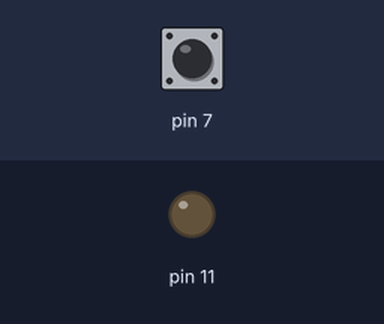
Bench run of a program on a simulated Raspberry Pi (header pin numbers). Parts: output pins drawn as LEDs (lit = HIGH). The inputs (shaded band) are chosen by the test bench; at power-on: pin 7 HIGH. What the program prints to the terminal is not drawn.

Above: at 1.2 s.
1.3 s: pin 7 pulled LOW for 1 s
At 3.4 s:
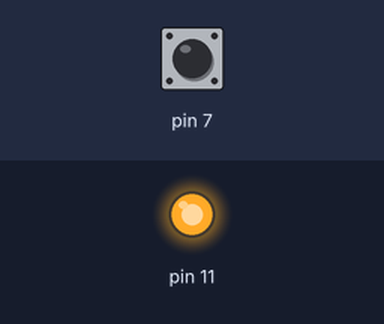
3.8 s: pin 7 pulled LOW for 3.2 s
At 4.55 s:
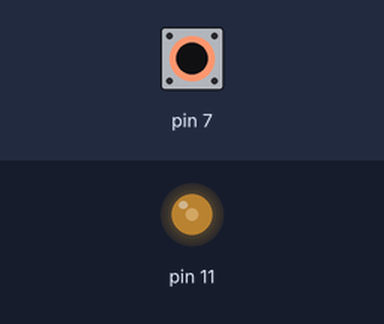
At 6.65 s:
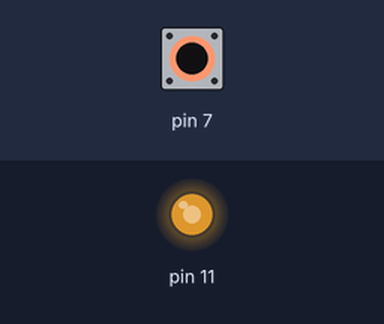
Timing chart, 0 to 8.5 s (numbered marks = the images above; inputs shaded):
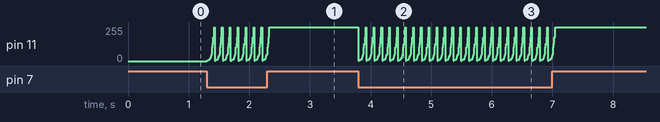

Measured:
- after the input at 1.3 s, pin 11: 0/255 → 3/255 at once, then repeats every 0.13 s: 5/255 0.01 s, 8/255 0.01 s, 10/255 0.01 s, 13/255 0.01 s, 15/255 0.01 s, 26/255 0.01 s, 38/255 0.01 s, 51/255 0.01 s, 102/255 0.01 s, 128/255 0.01 s, 179/255 0.01 s, 255/255 0.01 s, 3/255 0.01 s, until it stays 255/255 from 2.3 s
- after the input at 3.8 s, pin 11: 255/255 → 3/255 at once, then repeats every 0.13 s: 5/255 0.01 s, 8/255 0.01 s, 10/255 0.01 s, 13/255 0.01 s, 15/255 0.01 s, 26/255 0.01 s, 38/255 0.01 s, 51/255 0.01 s, 102/255 0.01 s, 128/255 0.01 s, 179/255 0.01 s, 255/255 0.01 s, 3/255 0.01 s, until it stays 255/255 from 7.0 s

The program:

main.py
```python
#-*-coding:utf-8-*-
from GonnichiwaGpio import GonnichiwaGpio


def main():
    gonGpio = GonnichiwaGpio(gpioPin_input=7, gpio_led=11)
    gonGpio.start()


if __name__ == "__main__":
    main()
    pass
```

GonnichiwaGpio.py
```python
#-*-coding:UTF-8-*-
import RPi.GPIO as GPIO
import time
from SwitchInput import SwitchInput

import traceback

class GonnichiwaGpio:
    def __init__(self, gpioPin_input=7, gpio_led=11, pwmHz=100):
        # Constructor parameter
        self.GPIO_INPUT = gpioPin_input # 생성자 파라미터
        self.GPIO_LED   = gpio_led
        # pwm SET
        GPIO.setmode(GPIO.BOARD)
        # LED 연결 setup
        GPIO.setup(self.GPIO_LED, GPIO.OUT, initial=GPIO.LOW)
        # 7번GPIO핀 초기설정.
        GPIO.setup(self.GPIO_INPUT, GPIO.IN, pull_up_down=GPIO.PUD_UP)
        self.pwm        = GPIO.PWM(self.GPIO_LED, pwmHz)
        self.pwm.start(0)
        # pwm dutyRatio Array
        self.dutyValues = []

    def __gpioCleanup(self): # private method (객체 외부에서 사용할 수 없다.)
        self.pwm.stop()  # pwm stop
        GPIO.cleanup()   # gpio stop

    def __setDutyRatioArray(self, start=0.1, interval=0.1, end=100.0): # ratio param의 default가 0.1
        print('_setDutyRatioArray', str(start), str(interval), str(end))
        # 듀티 ratio 목록 작성 (0.1단위로 ratio 100.0까지 배열 삽입)
        dutyValues = []
        value = start
        while value <= end:
            dutyValues.append(round(value,1)) # 0.1 단위로 소수점 1째자리까지 추가.
            value = value + interval

        return dutyValues

    def start(self):
        self.dutyValues = self.__setDutyRatioArray(start=0.1, interval=0.1, end=100.0)

        try:
            while True:
                # 스위치 입력 판별.
                key_in = GPIO.input(self.GPIO_INPUT)

                if key_in == SwitchInput.SWITCH_OPEN:
                    # PWM 으로 천천히 켜짐.
                    values = [1.0, 2.0, 3.0, 4.0, 5.0, 6.0, 10.0, 15.0, 20.0, 40.0, 50.0, 70.0, 100.0]
                    if values is None:
                        pass
                    else:
                        for val in values:
                            self.pwm.ChangeDutyCycle(val)
                            time.sleep(0.01)

                elif key_in == SwitchInput.SWITCH_CLOSE:
                    # PWM 으로 천천히 꺼짐.
                    values = [1.0, 2.0, 3.0, 4.0, 5.0, 6.0, 10.0, 15.0, 20.0, 40.0, 50.0, 70.0, 100.0]
                    values = values.reverse()
                    if values is None:
                        pass
                    else:
                        for val in values:
                            self.pwm.ChangeDutyCycle(val)
                            time.sleep(0.01)

        except BaseException:
            traceback.print_exc()
            print('exception')
            pass

        # cleanup GPIO
        self.__gpioCleanup()
```

SwitchInput.py
```python
#-*-coding:utf-8-*-
import enum

class SwitchInput(enum.IntEnum):
    SWITCH_OPEN  = 0  # IntEnum을 상속받아야 enum의 멤버가 int type을 갖는다.
    SWITCH_CLOSE = 1
```
